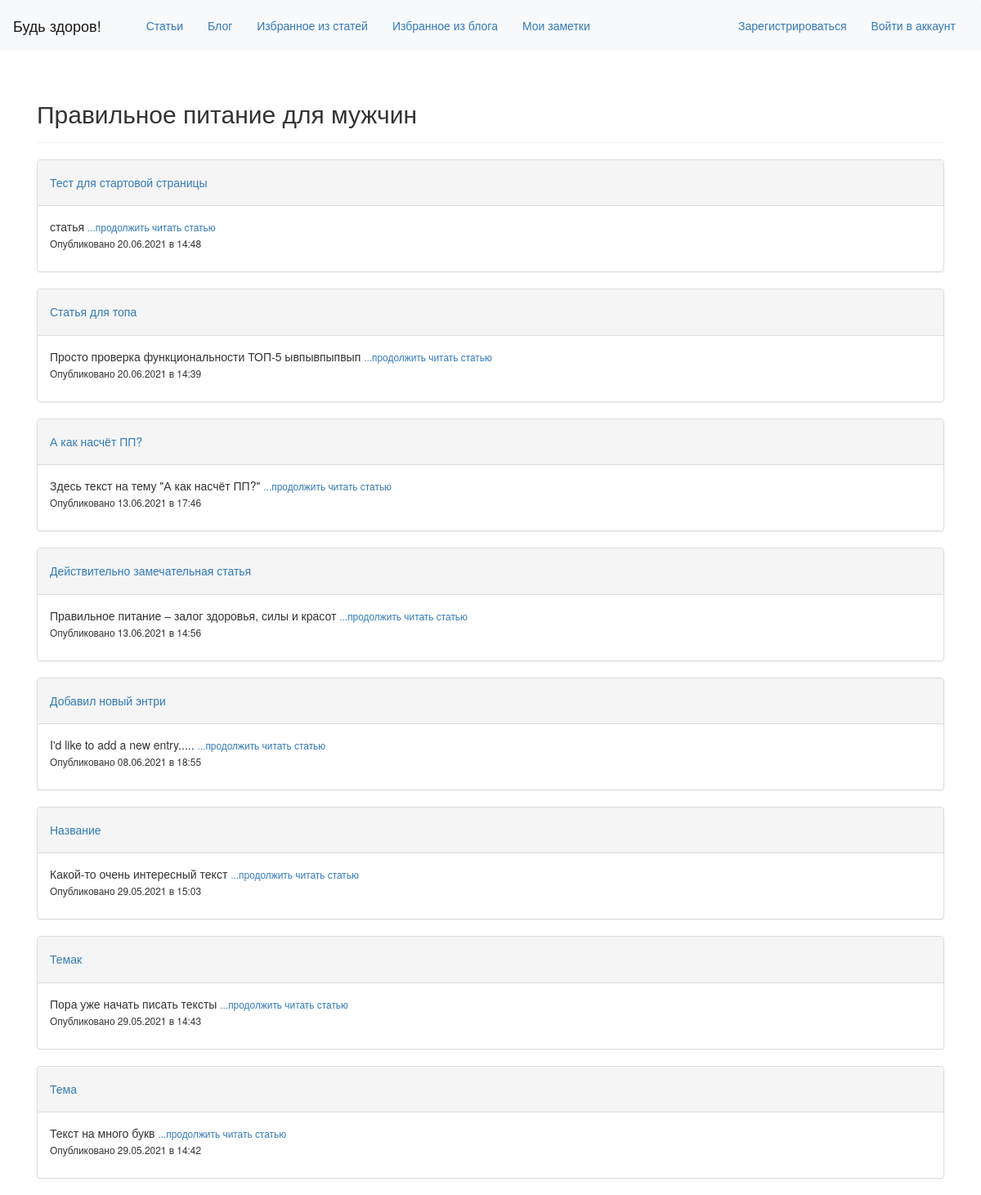
The page /topics/1/ on the database as committed earlier.
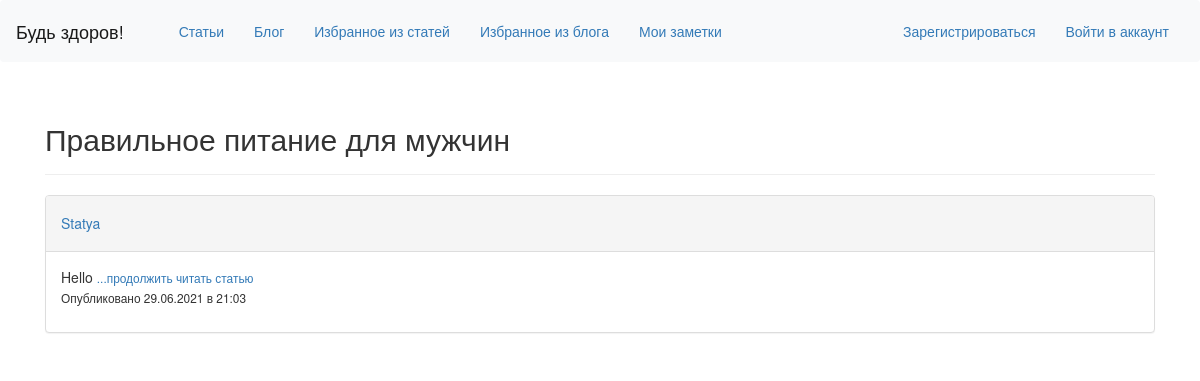
The same page on the database as committed later.
### learning_logs/models.py (models this page shows, shortened)
class Topic(models.Model):
    text = models.CharField(max_length=200)
    date_added = models.DateTimeField(auto_now_add=True)
    owner = models.ForeignKey(User, on_delete=models.CASCADE)
    topicimage = models.ImageField(upload_to='images', default='images/111.jpg', blank=True, null=True)
    def __str__(self):
        return self.text

class Entry(models.Model):
    topic = models.ForeignKey(Topic, on_delete=models.CASCADE)
    title = models.CharField(max_length=50)
    text = models.TextField()
    date_added = models.DateTimeField(auto_now_add=True)
    like = models.ManyToManyField(User, blank=True)
    class Meta:
        verbose_name_plural = 'entries'

### learning_logs/views.py (the view)
# urls.py: url(r'^topics/(?P<topic_id>\d+)/$', views.topic, name='topic'),
def topic(request, topic_id):
    topic = Topic.objects.get(id=topic_id)
    read_more = '...продолжить читать статью'
    entries = topic.entry_set.order_by('-date_added')
    for entry in entries:
        if len(entry.text) > 50:
            entry.text = entry.text[:50]
    context = {'topic': topic, 'entries':entries, 'read_more':read_more}
    return render(request, 'learning_logs/topic.html', context)

### learning_logs/templates/learning_logs/topic.html (shortened to what this page needs)
{% extends 'learning_logs/base.html' %}
{% block header %}
  <h2>{{ topic }}</h2>
{% endblock header %}
{% block content %}
  {% for entry in entries %}
    <div class="panel panel-default">
      <div class="panel-heading">
        <h5>
          <a href="{% url 'entry' entry.id %}"> {{entry.title}}</a>
        </h5>
      </div>
      <div class="panel-body">
        {{ entry.text }}
        <small>
          <a href="{% url 'entry' entry.id %}">{{ read_more }}</a>
        </small>
        <p>
          <small>
            Опубликовано {{ entry.date_added|date:'d.m.Y в H:i' }}
          </small>
        </p>
      </div>
    </div>
  {% empty %}
  Упс! По данной теме ещё нет ни одной статьи... Станьте первым, жмите на ссылку
  "Добавить новую статью"!
  {% endfor %}
{% endblock content %}

### learning_logs/templates/learning_logs/base.html (shortened to what this page needs)
{% load bootstrap3 %}
{% load static %}
<!DOCTYPE html>
<html lang="en">
<head>
    <link href="{% static 'vendor/bootstrap/css/bootstrap.min.css' %}" rel="stylesheet">
  {% bootstrap_css %}
</head>
<body>
  <nav class="navbar navbar-expand-lg navbar-light bg-light" >
    <div class="container-fluid" >
      <a class="navbar-brand" href="{% url 'index' %}">Будь здоров!</a>
      <div class="collapse navbar-collapse" id="navbarSupportedContent">
        <ul class="nav navbar-nav navbar-left">
          <li><a href="{% url 'topics' %}">Статьи</a></li>
          <li><a href="{% url 'blog:blogtopics' %}">Блог</a></li>
          <li><a href="{% url 'favourites' %}">Избранное из статей</a></li>
          <li><a href="{% url 'blog:blogfavourites' %}">Избранное из блога</a></li>
          <li><a href="{% url 'notes:notes' %}">Мои заметки</a></li>
        </ul>
        <ul class="nav navbar-nav navbar-right">
          {% if user.is_authenticated %}
          <li><a>Привет, {{ user.username }}.</a></li>
          <li><a href="{% url 'users:logout' %}">Выйти из аккаунта</a></li>
          {% else %}
          <li><a href="{% url 'users:register' %}">Зарегистрироваться</a></li>
          <li><a href="{% url 'users:login' %}">Войти в аккаунт</a></li>
          {% endif %}
        </ul>
      </div>
    </div>
  </nav>
  <div class="container">
    <div class="page-header">
      {% block header %}{% endblock header %}
    </div>
    <div>
      {% block content %}{% endblock content %}
    </div>
  </div>
</body>
</html>

### learning_logs/templates/learning_logs/base.html (style rules this page uses)
body { background: url(https://funart.pro/uploads/posts/2021-04/1618603122_59-funart_pro-p-oboi-fon-svetlo-salatovii-61.jpg); }

Rows that differ between the two databases and show on the page:
removed Entry: title "Тест для стартовой страницы", text "статья", read_more "...продолжить читать статью", date_added "20.06.2021 в 14:48"
removed Entry: title "Статья для топа", text "Просто проверка функциональности ТОП-5 ывпывпыпвып", read_more "...продолжить читать статью", date_added "20.06.2021 в 14:39"
removed Entry: title "А как насчёт ПП?", text "Здесь текст на тему \"А как насчёт ПП?\"", read_more "...продолжить читать статью", date_added "13.06.2021 в 17:46"
removed Entry: title "Действительно замечательная статья", text "Правильное питание – залог здоровья, силы и красот", read_more "...продолжить читать статью", date_added "13.06.2021 в 14:56"
removed Entry: title "Добавил новый энтри", text "I'd like to add a new entry.....", read_more "...продолжить читать статью", date_added "08.06.2021 в 18:55"
removed Entry: title "Название", text "Какой-то очень интересный текст", read_more "...продолжить читать статью", date_added "29.05.2021 в 15:03"
removed Entry: title "Темак", text "Пора уже начать писать тексты", read_more "...продолжить читать статью", date_added "29.05.2021 в 14:43"
removed Entry: title "Тема", text "Текст на много букв", read_more "...продолжить читать статью", date_added "29.05.2021 в 14:42"
added Entry: title "Statya", text "Hello", read_more "...продолжить читать статью", date_added "29.06.2021 в 21:03"
